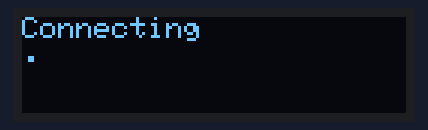
A sketch run on a simulated ESP8266 (NodeMCU). Parts: 128×32 one-colour display. WiFi joins after 1.5 s; servers stay silent unless stated; what the sketch prints to the serial monitor is not drawn.

Above: at 0.6 s.
At 1.7 s:
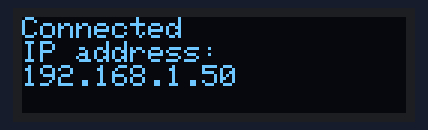

The sketch:

WifiTest.ino
```cpp
#include <ESP8266WiFi.h> //for WiFi functions
#include <SPI.h> // for OLED
#include <Wire.h> // for OLED
#include <Adafruit_SSD1306.h> // for OLED

#define SCREEN_WIDTH 128 // OLED display width, in pixels
#define SCREEN_HEIGHT 32 // OLED display height, in pixels

#define OLED_RESET 16 // RST pin for OLED
Adafruit_SSD1306 display(SCREEN_WIDTH, SCREEN_HEIGHT, &Wire, OLED_RESET);

void setup(){


  Serial.begin(115200);
  Serial.println();


   // SSD1306_SWITCHCAPVCC = generate display voltage from 3.3V internally
  if(!display.begin(SSD1306_SWITCHCAPVCC, 0x3C)) { // Address 0x3C for 128x32
    Serial.println(F("SSD1306 allocation failed"));
    for(;;); // Don't proceed, loop forever
  }

  display.clearDisplay();
  display.display(); // the display() command basically pushes everything you drew to the display... that way you can draw many shapes
  // over the course of many lines of code, and the use the command to push them all at once to show up at the same time on teh display

  display.setTextSize(1);
  display.setTextColor(SSD1306_WHITE);
  display.setCursor(0, 0);


  WiFi.begin("     ", "     "); // network name, password

  Serial.print("Connecting");

  display.println(F("Connecting"));
  display.display();

  while (WiFi.status() != WL_CONNECTED)
  {
    delay(500);
    Serial.print(".");
    display.print(F("."));
    display.display();
  }
  Serial.println();

  display.clearDisplay();
  display.setCursor(0, 0);
  display.display();

  Serial.print("Connected, IP address: ");
  Serial.println(WiFi.localIP());
  display.println(F("Connected"));
  display.println(F("IP address:"));
  display.println((WiFi.localIP()));
  display.display();
}


void loop() {
}
```
